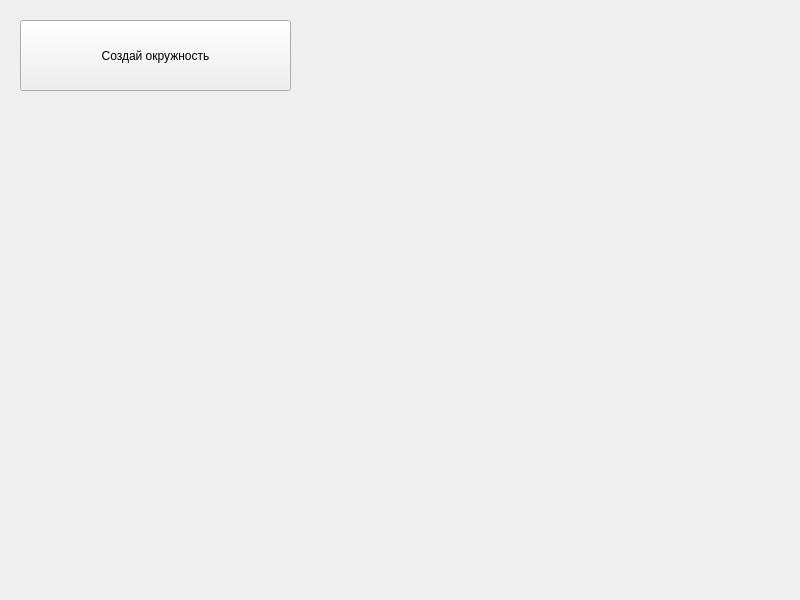
<?xml version="1.0" encoding="UTF-8"?>
<ui version="4.0">
 <class>MainWindow</class>
 <widget class="QMainWindow" name="MainWindow">
  <property name="geometry">
   <rect>
    <x>0</x>
    <y>0</y>
    <width>800</width>
    <height>600</height>
   </rect>
  </property>
  <property name="windowTitle">
   <string>MainWindow</string>
  </property>
  <widget class="QWidget" name="centralwidget">
   <widget class="QPushButton" name="pushButton">
    <property name="geometry">
     <rect>
      <x>20</x>
      <y>20</y>
      <width>271</width>
      <height>71</height>
     </rect>
    </property>
    <property name="text">
     <string>Создай окружность</string>
    </property>
   </widget>
  </widget>
 </widget>
 <resources/>
 <connections/>
</ui>
